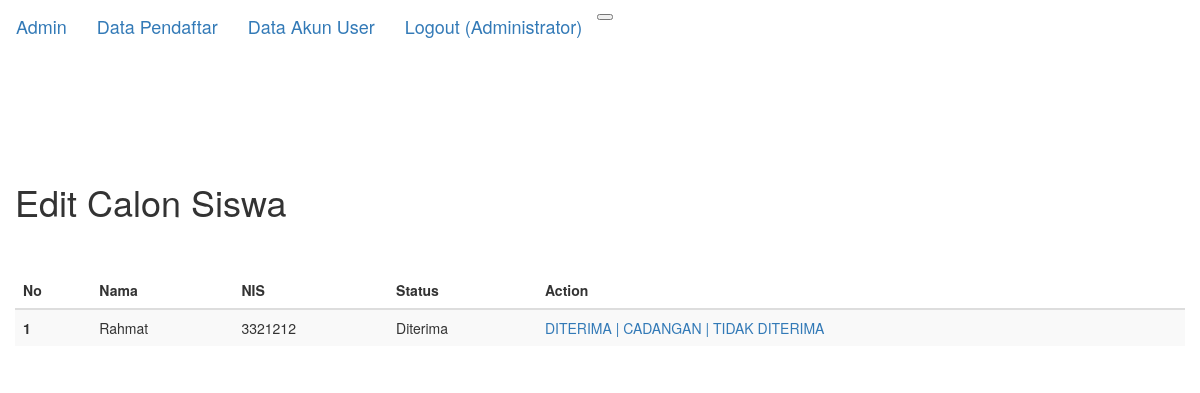
The page /editstatus.php?id=22 (signed in) on the database its author committed.
### tables this page shows
CREATE TABLE `peserta` (
  `id` int(11) NOT NULL,
  `user_id` int(11) NOT NULL,
  `nis` int(11) NOT NULL,
  `nama` varchar(50) NOT NULL,
  `jk` varchar(20) NOT NULL,
  `ttl` varchar(50) NOT NULL,
  `alamat` text NOT NULL,
  `email` varchar(30) NOT NULL,
  `telp` varchar(20) NOT NULL,
  `nama_ortu` varchar(50) NOT NULL,
  `pekerjaan_ortu` varchar(50) NOT NULL,
  `asal_sekolah` varchar(50) NOT NULL,
  `foto` text NOT NULL,
  `NA` int(5) DEFAULT 0,
  `status` varchar(50) NOT NULL
);

### editstatus.php (the view, shortened to what this page needs)
<?php
include('koneksi.php');
?>
<!DOCTYPE html>
<html>
<head>
    <link rel="stylesheet" href="css/bootstrap.css" type="text/css">
    <link rel="stylesheet" type="text/css" href="css/bootstrap.min.css">
</head>
<body>
    <nav class="navbar fixed-top navbar-expand-lg  navbar-dark bg-dark">
        <a class="navbar-brand" href="admin.php">Admin</a>
        <a class="navbar-brand" href="data_calon.php">Data Pendaftar</a>
        <a class="navbar-brand" href="akun.php">Data Akun User</a>
        <button class="navbar-toggler" type="button" data-toggle="collapse" data-target="#navbarNavDropdown"
            aria-controls="navbarNavDropdown" aria-expanded="false" aria-label="Toggle navigation">
        </button>
        <a class="navbar-brand" href="logout.php">
            Logout (<?=$_SESSION['level'];?>)
        </a>
    </nav>
    <div class="container" style="padding-top: 70px">
        <div class="row">
            <div class="col-sm" style="padding-top: 20px">
                <h1> Edit Calon Siswa</h1>
                <br>
                <br>
                <?php if(!isset($_GET['aksi']) && !isset($_GET['view'])&& $_SESSION['level']=='Administrator' )
{ ?>
                <table class="table table-striped">
                    <thead>
                        <tr>
                            <th scope="col">No</th>
                            <th scope="col">Nama</th>
                            <th scope="col">NIS</th>
                            <th scope="col">Status</th>
                            <th scope="col">Action</th>
                        </tr>
                    </thead>
                    <?php
  	$no=1;
    $tampil = mysqli_query($db, "SELECT * FROM peserta WHERE id='$_GET[id]'");
  	while ($data=mysqli_fetch_array($tampil)){
  ?>
                    <tbody>
                        <tr>
                            <th scope="row"><?php echo $no ?></th>
                            <td><?php echo $data['nama'];?></td>
                            <td><?php echo $data['nis'];?></td>
                            <td><?php echo $data['status'];?></td>
                            <td>    <a href="?page=editstatus&aksi=terima&id=<?php echo $data['id']?>">DITERIMA |
                                    <a href="?page=editstatus&aksi=cad&id=<?php echo $data['id']?>">CADANGAN |
                                    <a href="?page=editstatus&aksi=tidak&id=<?php echo $data['id']?>">TIDAK DITERIMA</td>
                        </tr>
                    </tbody>
                    <?php
	$no++;
	}
  ?>
                </table>
                <?php
}
?>
</body>
</html>

### rows shown on the page
peserta: nama "Rahmat", nis "3321212", status "Diterima"

### other values the page prints
$_SESSION['level'] "Administrator"
